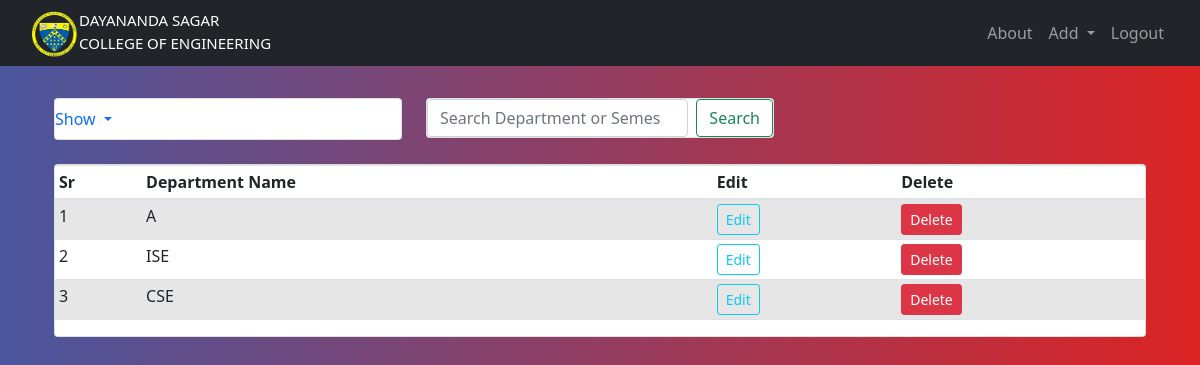
Screenshot of /departments (signed in) with the database file from the repository.
### website/models.py (models this page shows)
class Department(db.Model):
        id = db.Column(db.Integer, primary_key = True)
        name = db.Column(db.String(30), nullable = False, unique = True)

### website/departments.py (the view)
@dep.route('/departments')
@login_required
@requires_access_level("admin")
def departments():
    dept = Department.query.order_by(Department.id.desc()).all()
    return render_template('departments.html', title="Departments Page",departments=dept,user=current_user)

### website/models.py (called while the page is built)
        def get_urole(self):
                return self.urole

### website/views.py (called while the page is built)
def requires_access_level(access_level):
    def decorator(f):
        @wraps(f)
        def decorated_function(*args, **kwargs):
            if not current_user.is_authenticated:
                flash('Login to Access', 'error')
                return redirect(url_for('views.home'))
            if current_user.get_urole()!=access_level:
                logout_user()
                flash('You do not have access to this resource. You have been automatically Logged Out', 'error')
                return redirect(url_for('views.home'))
            return f(*args, **kwargs)
        return decorated_function
    return decorator

### website/templates/departments.html (shortened to what this page needs)
{% extends "base.html" %} {% block title %}D & S{% endblock %}
{% block content %}
<br>
<br>
<br>
<div class="container">
  <div class="row">
      <div class="col-md-4">
          <div class="card mt-100">
              <ul class="navbar-nav me-auto mb-2 mb-lg-0">
              <li class="nav-item dropdown">
                  <a class="nav-link dropdown-toggle" href="#" id="navbarDropdown" role="button" data-bs-toggle="dropdown" aria-expanded="false">
                    Show
                  </a>
                </li>
              </ul>
          </div>
      </div>
      <div class="col-md-4">
        <div class="card mt-100">
          <form class="d-flex">
            <input class="form-control me-2" type="search" placeholder="Search Department or Semester" aria-label="Search">
            <button class="btn btn-outline-success" type="submit">Search</button>
          </form>
        </div>
    </div>
  </div>
  </div>
  <br/>
<div class="container">
    <div class="card">
  <table class="table table-sm table-condensed table-striped table-hover">
    {% if departments %}
    <thead>
        <th>Sr</th>
        <th>Department Name</th>
        <th>Edit</th>
        <th>Delete</th>
      </thead>
    <tbody>
      {% for department in departments %}
      <tr>
        <td>{{loop.index}}</td>
        <td>{{department.name}}</td>
        <td><a href="{{url_for('add.updatedepartment', id = department.id)}}" class="btn btn-sm btn-outline-info">Edit</a></td>
        <td>
          <button type="button" class="btn btn-danger btn-sm" data-toggle="modal" data-target="#exampleModal-{{department.id}}">
            Delete
          </button>
        </td>
      </tr>
      {% endfor %}
      {% endif %}
    </tbody>
  </table>
</div>
</div>
{% endblock %}

### website/static/style.css (style rules this page uses)
.bg-nav { background: #DC2424; background: -webkit-linear-gradient(to right, #4A569D, #DC2424); background: linear-gradient(to right, #4A569D, #DC2424); }
.mt-100 { margin-top: -40px; }

### rows the page displays
Department: name "A"
Department: name "ISE"
Department: name "CSE"
